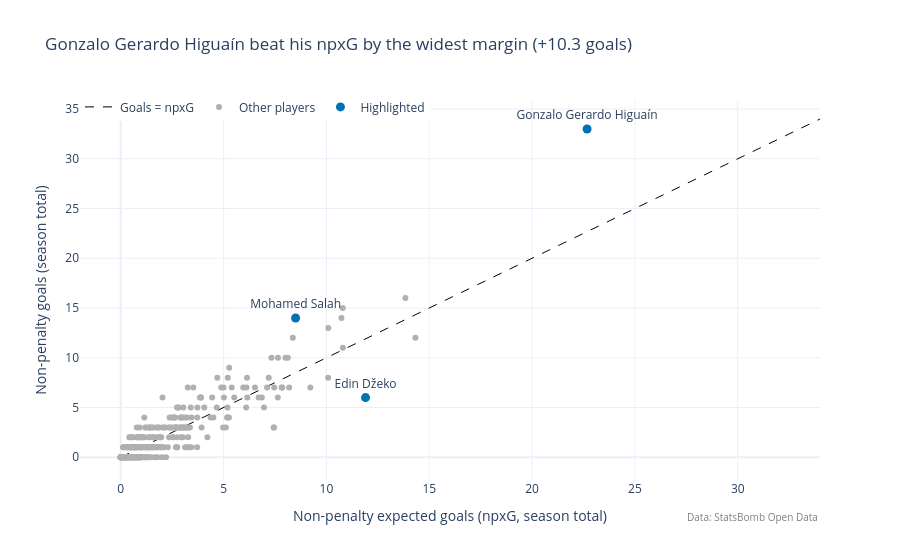

Notebook source saved alongside this figure:
### Code cell
highlight = ["Gonzalo Gerardo Higuaín", "Edin Džeko", "Mohamed Salah"]
fig = goals_vs_xg_scatter(players, highlight=highlight)
fig.show()

### Figure 1 — Plotly figure (JSON) as saved in the notebook; plotly's stock layout.template omitted (floating-point values rounded to 4 significant figures; data arrays with more than 128 entries replaced by an {"elided": "..."} marker saying what was removed)
{"data": [{"hoverinfo": "skip", "line": {"color": "black", "dash": "dash", "width": 1}, "mode": "lines", "name": "Goals = npxG", "type": "scatter", "x": [0, 34], "y": [0, 34]}, {"customdata": {"elided": "340x3 mixed values"}, "hovertemplate": "<b>%{customdata[0]}</b><br>%{customdata[1]}<br>npxG %{x:.1f} · goals %{y}<br>%{customdata[2]:.0f} minutes<extra></extra>", "marker": {"color": "#B0B0B0", "size": 6}, "mode": "markers", "name": "Other players", "text": {"elided": "340 str values"}, "textposition": "top center", "type": "scatter", "x": {"elided": "340 float values"}, "y": {"elided": "340 int values"}}, {"customdata": [["Mohamed Salah", "AS Roma", 2797.0], ["Gonzalo Gerardo Higuaín", "Napoli", 3066.0], ["Edin Džeko", "AS Roma", 2087.0]], "hovertemplate": "<b>%{customdata[0]}</b><br>%{customdata[1]}<br>npxG %{x:.1f} · goals %{y}<br>%{customdata[2]:.0f} minutes<extra></extra>", "marker": {"color": "#0072B2", "size": 9}, "mode": "markers+text", "name": "Highlighted", "text": ["Mohamed Salah", "Gonzalo Gerardo Higuaín", "Edin Džeko"], "textposition": "top center", "type": "scatter", "x": [8.501, 22.68, 11.9], "y": [14, 33, 6]}], "layout": {"annotations": [{"font": {"color": "grey", "size": 10}, "showarrow": false, "text": "Data: StatsBomb Open Data", "x": 1, "xanchor": "right", "xref": "paper", "y": -0.12, "yref": "paper"}], "legend": {"orientation": "h", "x": 0, "y": 1.02}, "title": {"text": "Gonzalo Gerardo Higuaín beat his npxG by the widest margin (+10.3 goals)"}, "xaxis": {"title": {"text": "Non-penalty expected goals (npxG, season total)"}}, "yaxis": {"title": {"text": "Non-penalty goals (season total)"}}}}
